Frame 1 (no input): blank canvas, image omitted
Frame 60 (the mouse pressed at the canvas centre just before this capture): blank canvas, image omitted
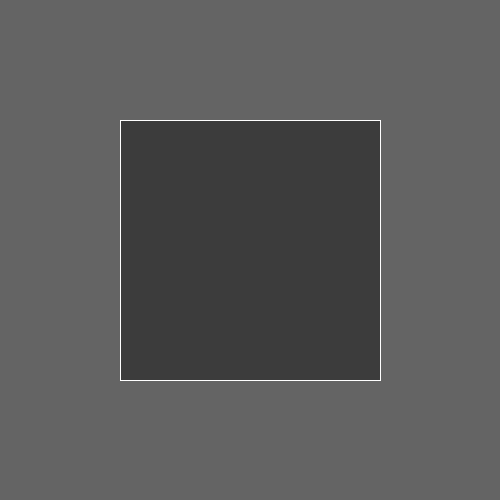
Frame 120 (the mouse held since frame 60 and released just before this capture)

The Processing sketch whose frames 1 and 60 were blank and that drew this single picture after the mouse press (run headless with seeded random() and noise(); from frame 60 on, the mouse is pressed at the canvas centre):

// Processing sketch: processing_155756
// ── processing_155756.pde

void setup(){
  size(500,500);
  frameRate(30);
}

void draw(){
  background(100);
  stroke(255);
  fill(frameCount/2);
  rectMode(CENTER);
  rect(width/2,height/2,mouseX+10,mouseY+10);
}

void keyPressed(){
  println(key);
  println(frameCount);
}
